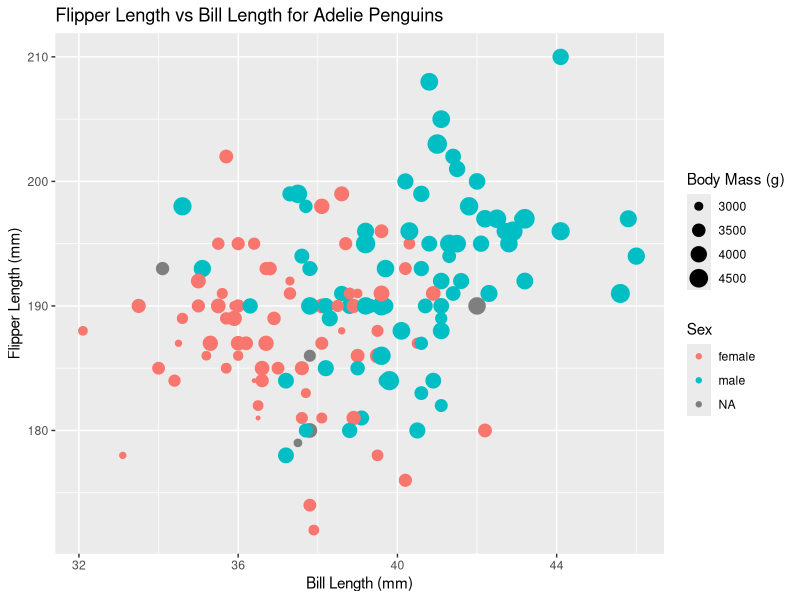

Write the R code that produced this figure.
## ---- chunk 1
library(tidyverse)
library(palmerpenguins)
## ---- chunk 2
adelie_penguins = penguins |>
  filter(species == 'Adelie')

fivenum(adelie_penguins$flipper_length_mm)
fivenum(adelie_penguins$bill_length_mm)
## ---- chunk 3
penguins |>
  filter(species == 'Adelie') |>
  ggplot(aes(x = bill_length_mm, y = flipper_length_mm, size = body_mass_g, color = sex)) +
  geom_point() +
  labs(title = 'Flipper Length vs Bill Length for Adelie Penguins',
       x = 'Bill Length (mm)',
       y = 'Flipper Length (mm)',
       size = 'Body Mass (g)',
       color = 'Sex',
      )
  theme_classic()
